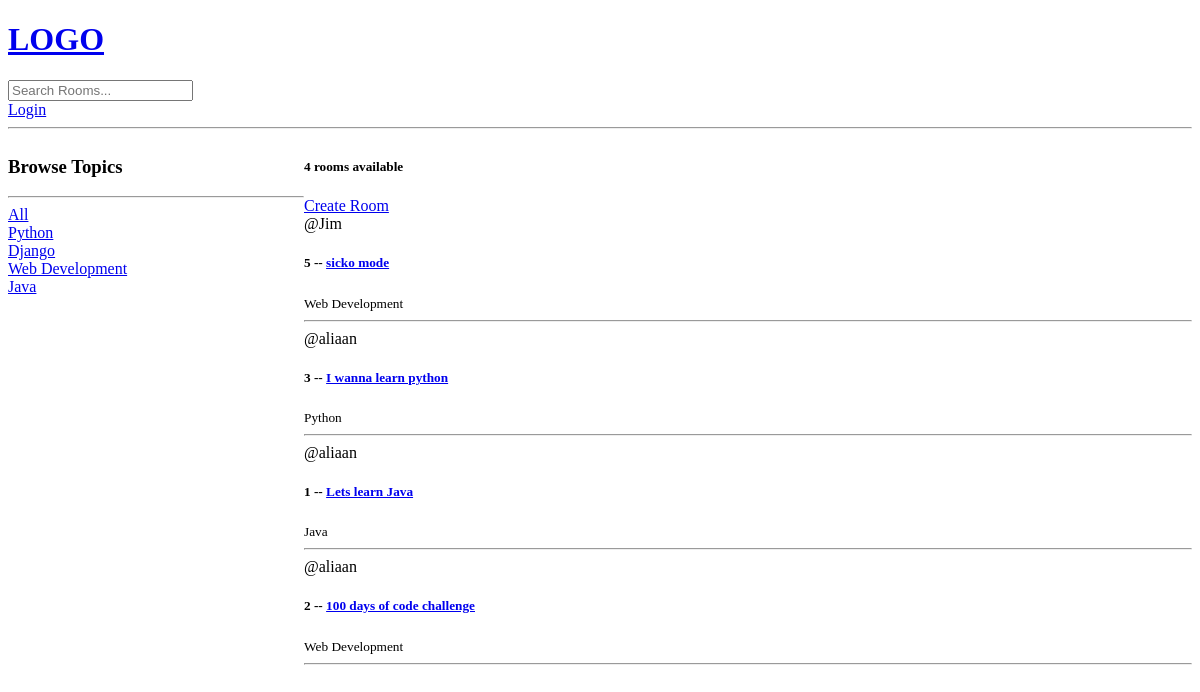
The app's page /, older data.
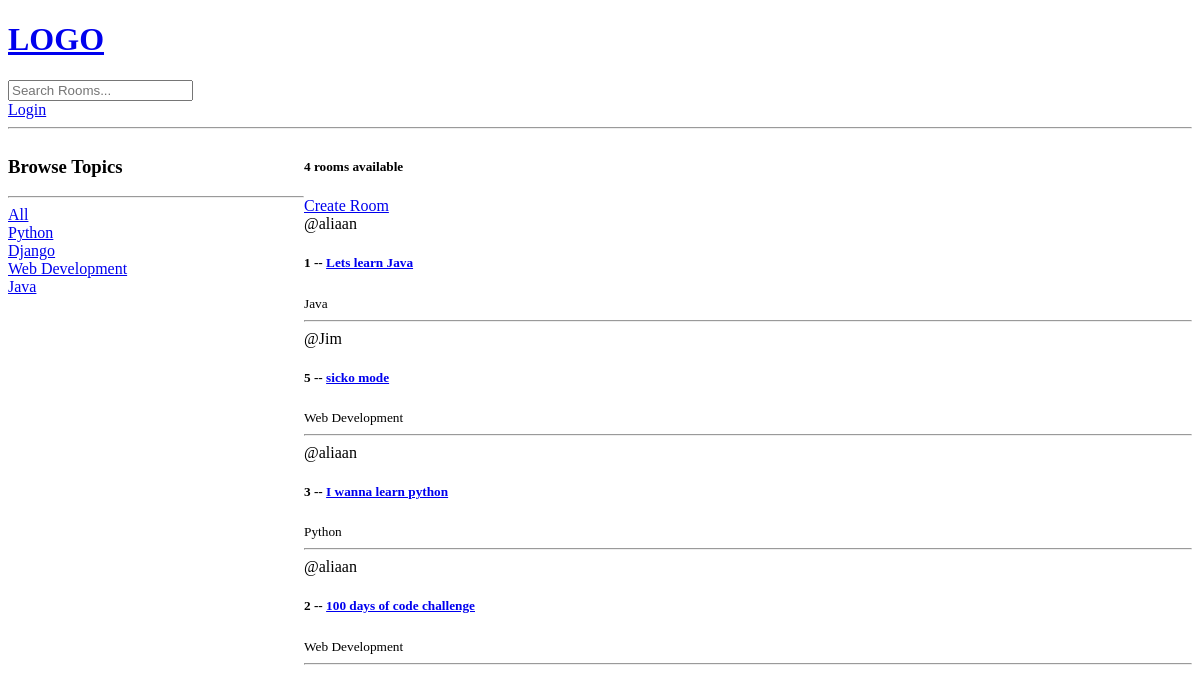
The same page, newer data.
### base/models.py (models this page shows, shortened)
class Topic(models.Model):
    name = models.CharField(max_length = 200) # Name of the topic

class Room(models.Model):
    host = models.ForeignKey(User, on_delete=models.SET_NULL, null = True) # The actual user that is connected. Relationship to a host.
    topic = models.ForeignKey(Topic, on_delete=models.SET_NULL, null = True) # A topic can have multiple rooms, but a room can only have one topic.
    name = models.CharField(max_length = 200) # Name of the room.
    description = models.TextField(null = True, blank = True) # Description of room. Makes sure the values can be left blank.
    participants = models.ManyToManyField(User, related_name='participants', blank = True)  # Stores all the users active in a room. Creates a many to many relationship.
    updated = models.DateTimeField(auto_now = True) # Takes a snapshot of anytime the table (model instance) is updated. Takes a timestamp every time room is updated.
    created = models.DateTimeField(auto_now_add = True) # Takes a timestamp of when the instance was created.
    class Meta:
        ordering = ['-updated', '-created']

### base/views.py (the view)
# urls.py: path("", views.home, name = "home"),
def home(request):
    q = request.GET.get('q') if request.GET.get('q') != None else ''
    rooms = Room.objects.filter(
        Q(topic__name__icontains=q) |
        Q(name__icontains=q) |
        Q(description__icontains=q)
        )  # we can now search by three different values: topic_name, name and description.
    topics = Topic.objects.all()
    room_count = rooms.count()
    context = {"rooms" : rooms, 'topics': topics, 'room_count' : room_count}
    return render(request, "base/home.html", context)

### base/templates/base/home.html (shortened to what this page needs)
{% extends "main.html" %}
{% block content %}
<div class = "home-container">
    <div>
        <h3>Browse Topics</h3>
        <hr>
        <div>
            <a href = "{% url 'home'  %}">
                All
            </a>
        </div>
        {% for topic in topics %}
        <div>
            <a href = "{% url 'home'  %}?q={{topic.name}}">
                {{topic.name}}
            </a>
        </div>
        {% endfor %}
    </div>
    <div>
        <h5>{{room_count}} rooms available</h5>
        <a href = "{% url 'create-room' %}">Create Room</a>
        <div>
            {% for room in rooms %}
            <div>
                <span>@{{room.host.username}} </span>
                <h5>{{room.id}} -- <a href = "{% url 'room' room.id %}">{{room.name}}</a></h5>
                <small>{{room.topic.name}} </small>
                <hr>
            </div>
            {% endfor %}
        </div>
    </div>
</div>
{% endblock content %}

Row changes from the older to the newer data that the page shows:
changed Room "Lets learn Java": moves up the list
